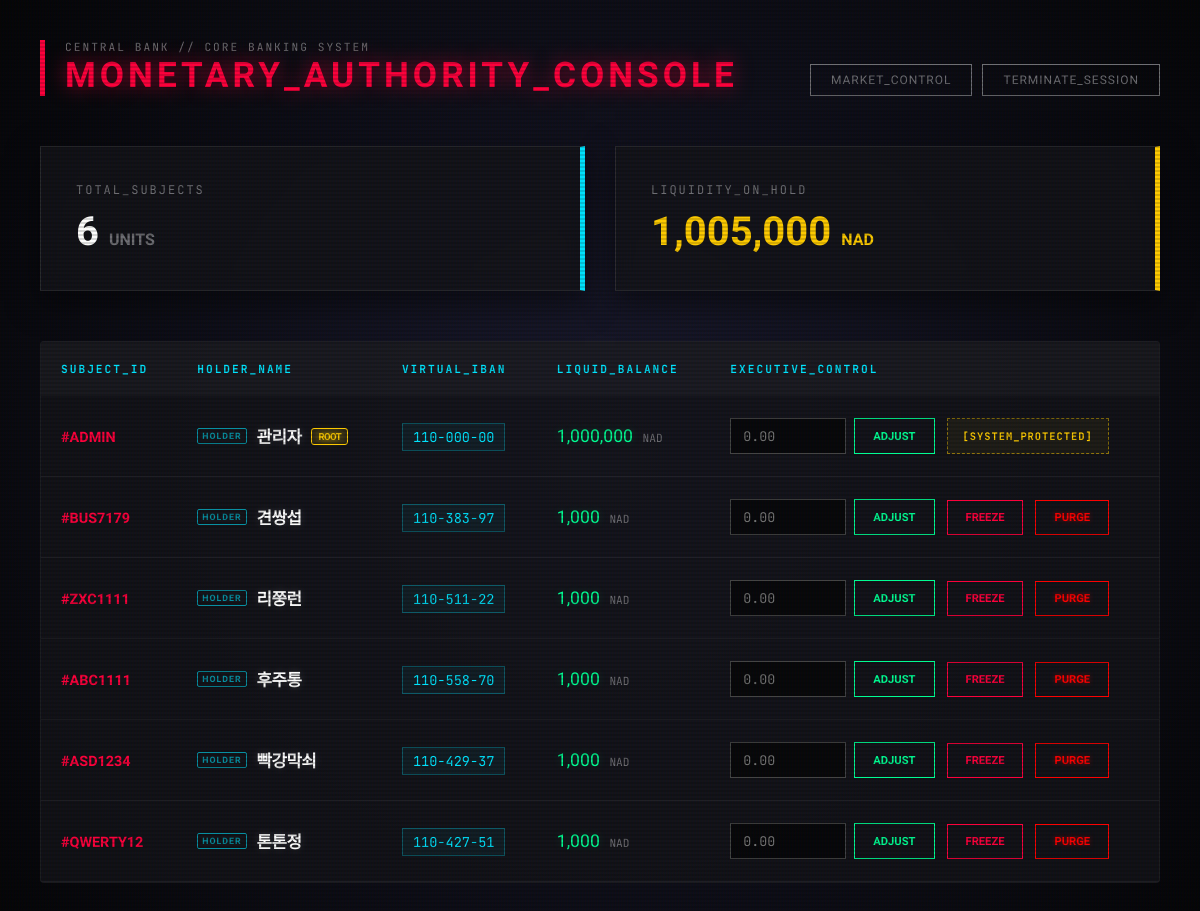
Page /admin (signed in) on the earlier database version.
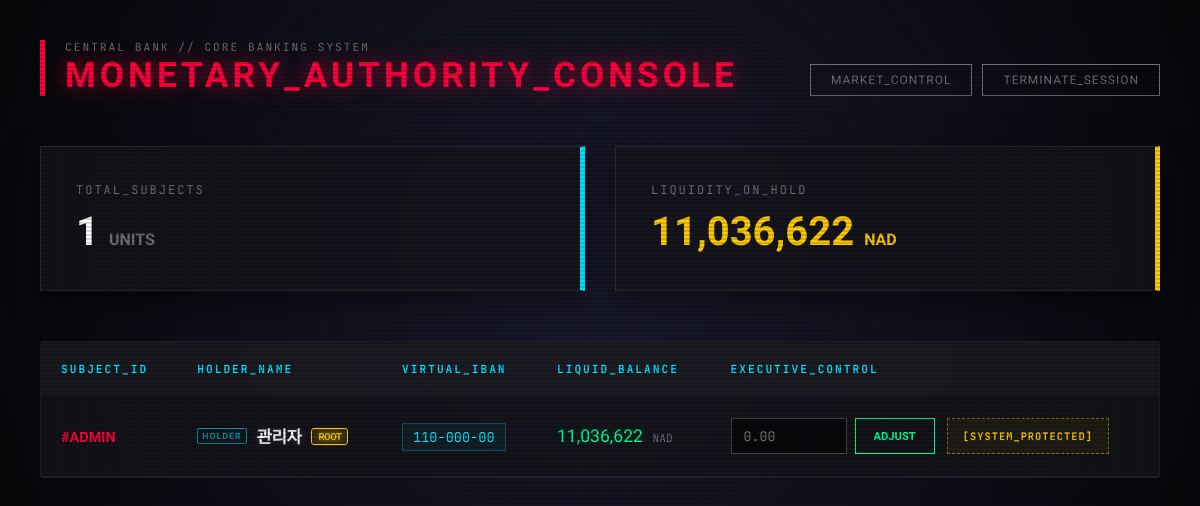
Same page on the later database version.
### app.py (models this page shows)
class User(db.Model):
    id = db.Column(db.Integer, primary_key=True)
    username = db.Column(db.String(80), unique=True, nullable=False)
    password = db.Column(db.String(255), nullable=False)
    name = db.Column(db.String(80), nullable=False)
    account = db.Column(db.String(20), unique=True, nullable=False)
    balance = db.Column(db.Float, default=0.0)
    is_active = db.Column(db.Boolean, default=True) # 계좌 활성화 상태
    history = db.relationship('History', backref='user', lazy=True, cascade="all, delete-orphan")
    portfolios = db.relationship('Portfolio', backref='user', lazy=True, cascade="all, delete-orphan")

### app.py (the view)
@app.route('/admin')
def admin_panel():
    if session.get('user_id') != 'admin':
        return "<script>alert('권한이 없습니다.'); location.href='/';</script>"
    users = User.query.all()
    user_dict = { u.username: u for u in users } # 템플릿 호환용
    return render_template('admin.html',
                           users=user_dict,
                           user_count=len(users),
                           total_balance=sum(u.balance for u in users))

### templates/admin.html (shortened to what this page needs)
<!DOCTYPE html>
<html lang="ko">
<head>
</head>
<body>
    <div class="container">
        <header class="admin-header">
            <div>
                <p style="margin: 0; font-size: 0.7rem; color: var(--text-dim); letter-spacing: 2px;">CENTRAL BANK // CORE BANKING SYSTEM</p>
                <h1>MONETARY_AUTHORITY_CONSOLE</h1>
            </div>
            <div class="admin-links">
                <a href="/admin/stock" class="back-btn">MARKET_CONTROL</a>
                <a href="/dashboard" class="back-btn">TERMINATE_SESSION</a>
            </div>
        </header>
        <section class="stat-grid">
            <div class="stat-box">
                <p>TOTAL_SUBJECTS</p>
                <h2>{{ user_count }} <span style="font-size: 1rem; color: var(--text-dim);">UNITS</span></h2>
            </div>
            <div class="stat-box" style="border-right-color: var(--neon-gold);">
                <p>LIQUIDITY_ON_HOLD</p>
                <h2 style="color: var(--neon-gold);">{{ "{:,.0f}".format(total_balance) }} <span style="font-size: 1rem;">NAD</span></h2>
            </div>
        </section>
        <div class="data-wrapper">
            <table>
                <thead>
                    <tr>
                        <th>SUBJECT_ID</th>
                        <th>HOLDER_NAME</th>
                        <th>VIRTUAL_IBAN</th>
                        <th>LIQUID_BALANCE</th>
                        <th>EXECUTIVE_CONTROL</th>
                    </tr>
                </thead>
                <tbody>
                    {% for uid, info in users.items() %}
                    {% set is_admin = (uid == 'admin') %}
                    <tr class="{{ '' if info.is_active else 'status-inactive' }}">
                        <td><span class="id-label">#{{ uid.upper() }}</span></td>
                        <td>
                            <div class="identifier-cell">
                                {{ info.name }}
                                {% if is_admin %}<span class="root-badge">ROOT</span>{% endif %}
                            </div>
                        </td>
                        <td><span class="acc-badge">{{ info.account }}</span></td>
                        <td><span class="balance-val">{{ "{:,.0f}".format(info.balance) }}</span> <span style="font-size: 0.7rem; color: var(--text-dim);">NAD</span></td>
                        <td>
                            <div style="display: flex; gap: 12px; align-items: center;">
                                <form action="/admin/action/{{ uid }}" method="POST" style="display: flex; gap: 8px;">
                                    <input type="number" name="amount" placeholder="0.00" step="any">
                                    <button type="submit" class="btn btn-inject">ADJUST</button>
                                </form>
                                {% if is_admin %}
                                    <div class="system-protected">[SYSTEM_PROTECTED]</div>
                                {% else %}
                                    <form action="/admin/action/{{ uid }}" method="POST">
                                        <button type="submit" class="btn {{ 'btn-terminate' if info.is_active else 'btn-recover' }}">
                                            {{ "FREEZE" if info.is_active else "UNFREEZE" }}
                                        </button>
                                    </form>
                                    <form action="/admin/delete/{{ uid }}" method="POST"
                                          onsubmit="return confirm('CRITICAL: 해당 주체의 모든 데이터를 영구 소거하시겠습니까?');">
                                        <button type="submit" class="btn btn-purge">PURGE</button>
                                    </form>
                                {% endif %}
                            </div>
                        </td>
                    </tr>
                    {% endfor %}
                </tbody>
            </table>
        </div>
    </div>
</body>
</html>

### templates/admin.html (style rules this page uses)
:root { --bg-color: #050507; --panel-bg: rgba(20, 20, 25, 0.8); --neon-red: #ff003c; --neon-green: #00ff94; --neon-blue: #00e5ff; --neon-gold: #ffcc00; --text-main: #e0e0e0; --text-dim: #707075; }
body { font-family: 'JetBrains Mono', 'Pretendard', monospace; background-color: var(--bg-color); background-image: radial-gradient(circle at 50% 50%, #1a1a2e 0%, #050507 100%), url('https://www.transparenttextures.com/patterns/carbon-fibre.png'); color: var(--text-main); margin: 0; padding: 40px; overflow-x: hidden; }
body::before { content: " "; position: fixed; top: 0; left: 0; width: 100%; height: 100%; background: linear-gradient(rgba(18, 16, 16, 0) 50%, rgba(0, 0, 0, 0.15) 50%), linear-gradient(90deg, rgba(255, 0, 0, 0.03), rgba(0, 255, 0, 0.01), rgba(0, 0, 255, 0.03)); background-size: 100% 4px, 3px 100%; pointer-events: none; z-index: 100; }
.container { max-width: 1400px; margin: 0 auto; position: relative; z-index: 1; }
.admin-header { display: flex; justify-content: space-between; align-items: flex-end; margin-bottom: 50px; border-left: 5px solid var(--neon-red); padding-left: 20px; }
.admin-header h1 { font-family: 'Orbitron', sans-serif; font-size: 2.2rem; margin: 0; text-transform: uppercase; letter-spacing: 4px; color: var(--neon-red); text-shadow: 0 0 20px rgba(255, 0, 60, 0.6); }
.stat-grid { display: grid; grid-template-columns: repeat(2, 1fr); gap: 30px; margin-bottom: 50px; }
.stat-box { background: var(--panel-bg); backdrop-filter: blur(10px); padding: 35px; border: 1px solid rgba(255, 255, 255, 0.1); border-right: 5px solid var(--neon-blue); box-shadow: 0 10px 30px rgba(0,0,0,0.5); }
.stat-box p { font-size: 0.75rem; color: var(--text-dim); margin: 0 0 10px 0; letter-spacing: 2px; }
.stat-box h2 { font-family: 'Orbitron', sans-serif; font-size: 2.5rem; margin: 0; color: #fff; }
.data-wrapper { background: var(--panel-bg); border: 1px solid rgba(255, 255, 255, 0.05); border-radius: 4px; overflow: hidden; }
table { width: 100%; border-collapse: collapse; }
th { background: rgba(255, 255, 255, 0.03); color: var(--neon-blue); text-transform: uppercase; font-size: 0.7rem; padding: 20px; text-align: left; letter-spacing: 2px; }
td { padding: 22px 20px; border-bottom: 1px solid rgba(255, 255, 255, 0.05); vertical-align: middle; }
.identifier-cell { font-family: 'Pretendard', sans-serif; font-weight: 700; font-size: 1.05rem; color: #ffffff; letter-spacing: -0.5px; text-shadow: 0 0 10px rgba(255, 255, 255, 0.15); display: flex; align-items: center; gap: 10px; }
.identifier-cell::before { content: "HOLDER"; font-family: 'Orbitron', sans-serif; font-size: 0.55rem; color: var(--neon-blue); opacity: 0.6; border: 1px solid var(--neon-blue); padding: 2px 4px; border-radius: 2px; letter-spacing: 1px; }
.root-badge { font-family: 'Orbitron', sans-serif; font-size: 0.6rem; color: var(--neon-gold); border: 1px solid var(--neon-gold); padding: 2px 6px; border-radius: 3px; background: rgba(255, 204, 0, 0.1); text-shadow: 0 0 10px var(--neon-gold); }
.id-label { font-family: 'Orbitron', sans-serif; color: var(--neon-red); font-weight: bold; font-size: 0.9rem; }
.acc-badge { font-family: 'JetBrains Mono', monospace; color: var(--neon-blue); border: 1px solid rgba(0, 229, 255, 0.3); padding: 4px 10px; font-size: 0.85rem; background: rgba(0, 229, 255, 0.05); }
.balance-val { font-family: 'Orbitron', sans-serif; color: var(--neon-green); font-size: 1.1rem; text-shadow: 0 0 10px rgba(0, 255, 148, 0.2); }
input[type="number"] { background: rgba(0,0,0,0.6); border: 1px solid #444; color: var(--neon-green); padding: 8px 12px; width: 90px; font-family: 'JetBrains Mono'; outline: none; transition: 0.3s; }
.btn { padding: 10px 18px; border: none; font-family: 'Orbitron'; font-weight: 700; cursor: pointer; font-size: 0.7rem; transition: all 0.3s; text-transform: uppercase; }
.btn-inject { background: transparent; border: 1px solid var(--neon-green); color: var(--neon-green); }
.back-btn { color: var(--text-dim); text-decoration: none; font-size: 0.75rem; font-family: 'Orbitron'; border: 1px solid var(--text-dim); padding: 8px 20px; transition: 0.3s; letter-spacing: 1px; }
.admin-links { display: flex; gap: 10px; align-items: center; }
.system-protected { color: var(--neon-gold); font-size: 0.65rem; letter-spacing: 1px; font-weight: 700; padding: 10px 15px; border: 1px dashed rgba(255, 204, 0, 0.5); background: rgba(255, 204, 0, 0.05); white-space: nowrap; }

Differences in the rows shown:
removed User: upper "BUS7179", name "견쌍섭", account "110-383-97", balance "1,000", is_active "FREEZE"
removed User: upper "ZXC1111", name "리쭝런", account "110-511-22", balance "1,000", is_active "FREEZE"
removed User: upper "ABC1111", name "후주통", account "110-558-70", balance "1,000", is_active "FREEZE"
removed User: upper "ASD1234", name "빡강막쇠", account "110-429-37", balance "1,000", is_active "FREEZE"
removed User: upper "QWERTY12", name "톤톤정", account "110-427-51", balance "1,000", is_active "FREEZE"
changed User "관리자": balance "1,000,000" → "11,036,622"
Other differences:
{{ user_count }}: "6" → "1"
{{ "{:,.0f}".format(total_balance) }}: "1,005,000" → "11,036,622"
